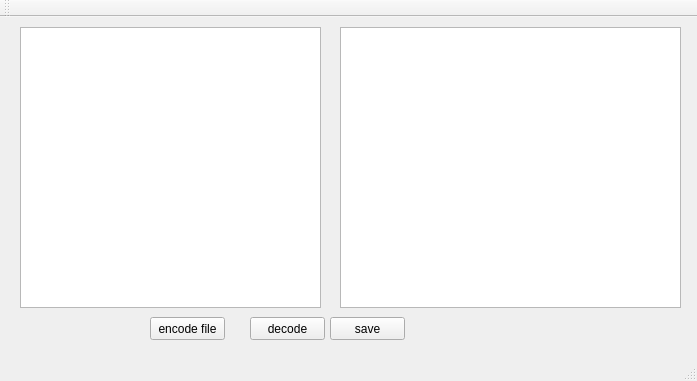
<?xml version="1.0" encoding="UTF-8"?>
<ui version="4.0">
 <class>MainWindow</class>
 <widget class="QMainWindow" name="MainWindow">
  <property name="geometry">
   <rect>
    <x>0</x>
    <y>0</y>
    <width>697</width>
    <height>381</height>
   </rect>
  </property>
  <property name="windowTitle">
   <string>MainWindow</string>
  </property>
  <widget class="QWidget" name="centralWidget">
   <widget class="QTextBrowser" name="textBrowser">
    <property name="geometry">
     <rect>
      <x>20</x>
      <y>10</y>
      <width>301</width>
      <height>281</height>
     </rect>
    </property>
   </widget>
   <widget class="QTextBrowser" name="textBrowser_2">
    <property name="geometry">
     <rect>
      <x>340</x>
      <y>10</y>
      <width>341</width>
      <height>281</height>
     </rect>
    </property>
   </widget>
   <widget class="QPushButton" name="encode">
    <property name="geometry">
     <rect>
      <x>150</x>
      <y>300</y>
      <width>75</width>
      <height>23</height>
     </rect>
    </property>
    <property name="text">
     <string>encode file</string>
    </property>
   </widget>
   <widget class="QPushButton" name="decode">
    <property name="geometry">
     <rect>
      <x>250</x>
      <y>300</y>
      <width>75</width>
      <height>23</height>
     </rect>
    </property>
    <property name="text">
     <string>decode</string>
    </property>
   </widget>
   <widget class="QPushButton" name="save">
    <property name="geometry">
     <rect>
      <x>330</x>
      <y>300</y>
      <width>75</width>
      <height>23</height>
     </rect>
    </property>
    <property name="text">
     <string>save</string>
    </property>
   </widget>
  </widget>
  <widget class="QMenuBar" name="menuBar">
   <property name="geometry">
    <rect>
     <x>0</x>
     <y>0</y>
     <width>697</width>
     <height>21</height>
    </rect>
   </property>
  </widget>
  <widget class="QToolBar" name="mainToolBar">
   <attribute name="toolBarArea">
    <enum>TopToolBarArea</enum>
   </attribute>
   <attribute name="toolBarBreak">
    <bool>false</bool>
   </attribute>
  </widget>
  <widget class="QStatusBar" name="statusBar"/>
 </widget>
 <layoutdefault spacing="6" margin="11"/>
 <resources/>
 <connections/>
</ui>
